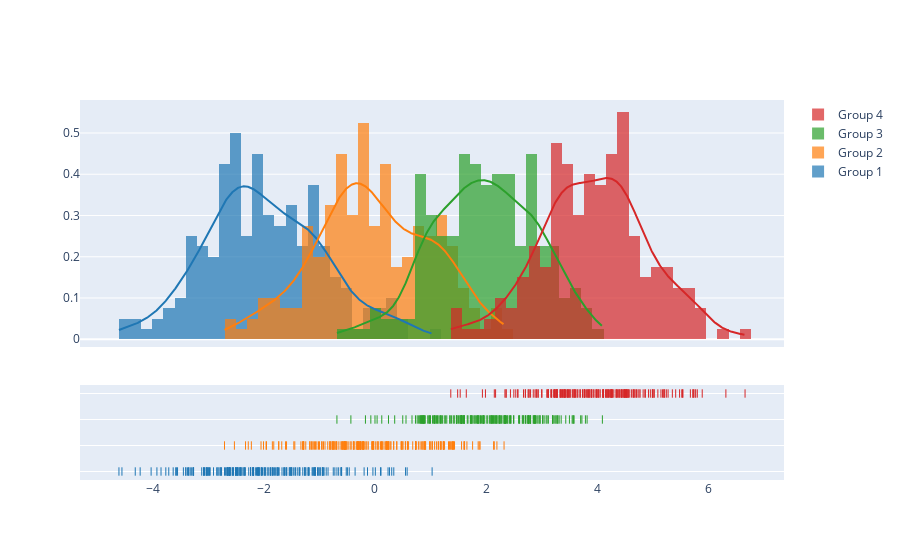

Notebook cell for this chart:
### Code cell
import plotly.figure_factory as ff

# Add histogram data
x1 = np.random.randn(200) - 2
x2 = np.random.randn(200)
x3 = np.random.randn(200) + 2
x4 = np.random.randn(200) + 4

# Group data together
hist_data = [x1, x2, x3, x4]

group_labels = ['Group 1', 'Group 2', 'Group 3', 'Group 4']

# Create distplot with custom bin_size
fig = ff.create_distplot(hist_data, group_labels, bin_size=.2)
fig.show()

### Figure 1 — Plotly figure (JSON) as saved in the notebook; plotly's stock layout.template omitted (floating-point values rounded to 4 significant figures; data arrays with more than 128 entries replaced by an {"elided": "..."} marker saying what was removed)
{"data": [{"autobinx": false, "histnorm": "probability density", "legendgroup": "Group 1", "marker": {"color": "rgb(31, 119, 180)"}, "name": "Group 1", "opacity": 0.7, "type": "histogram", "x": {"elided": "200 float values"}, "xaxis": "x", "xbins": {"end": 1.029, "size": 0.2, "start": -4.609}, "yaxis": "y"}, {"autobinx": false, "histnorm": "probability density", "legendgroup": "Group 2", "marker": {"color": "rgb(255, 127, 14)"}, "name": "Group 2", "opacity": 0.7, "type": "histogram", "x": {"elided": "200 float values"}, "xaxis": "x", "xbins": {"end": 2.324, "size": 0.2, "start": -2.708}, "yaxis": "y"}, {"autobinx": false, "histnorm": "probability density", "legendgroup": "Group 3", "marker": {"color": "rgb(44, 160, 44)"}, "name": "Group 3", "opacity": 0.7, "type": "histogram", "x": {"elided": "200 float values"}, "xaxis": "x", "xbins": {"end": 4.094, "size": 0.2, "start": -0.6847}, "yaxis": "y"}, {"autobinx": false, "histnorm": "probability density", "legendgroup": "Group 4", "marker": {"color": "rgb(214, 39, 40)"}, "name": "Group 4", "opacity": 0.7, "type": "histogram", "x": {"elided": "200 float values"}, "xaxis": "x", "xbins": {"end": 6.662, "size": 0.2, "start": 1.365}, "yaxis": "y"}, {"legendgroup": "Group 1", "marker": {"color": "rgb(31, 119, 180)"}, "mode": "lines", "name": "Group 1", "showlegend": false, "type": "scatter", "x": {"elided": "500 float values"}, "xaxis": "x", "y": {"elided": "500 float values"}, "yaxis": "y"}, {"legendgroup": "Group 2", "marker": {"color": "rgb(255, 127, 14)"}, "mode": "lines", "name": "Group 2", "showlegend": false, "type": "scatter", "x": {"elided": "500 float values"}, "xaxis": "x", "y": {"elided": "500 float values"}, "yaxis": "y"}, {"legendgroup": "Group 3", "marker": {"color": "rgb(44, 160, 44)"}, "mode": "lines", "name": "Group 3", "showlegend": false, "type": "scatter", "x": {"elided": "500 float values"}, "xaxis": "x", "y": {"elided": "500 float values"}, "yaxis": "y"}, {"legendgroup": "Group 4", "marker": {"color": "rgb(214, 39, 40)"}, "mode": "lines", "name": "Group 4", "showlegend": false, "type": "scatter", "x": {"elided": "500 float values"}, "xaxis": "x", "y": {"elided": "500 float values"}, "yaxis": "y"}, {"legendgroup": "Group 1", "marker": {"color": "rgb(31, 119, 180)", "symbol": "line-ns-open"}, "mode": "markers", "name": "Group 1", "showlegend": false, "type": "scatter", "x": {"elided": "200 float values"}, "xaxis": "x", "y": {"elided": "200 str values"}, "yaxis": "y2"}, {"legendgroup": "Group 2", "marker": {"color": "rgb(255, 127, 14)", "symbol": "line-ns-open"}, "mode": "markers", "name": "Group 2", "showlegend": false, "type": "scatter", "x": {"elided": "200 float values"}, "xaxis": "x", "y": {"elided": "200 str values"}, "yaxis": "y2"}, {"legendgroup": "Group 3", "marker": {"color": "rgb(44, 160, 44)", "symbol": "line-ns-open"}, "mode": "markers", "name": "Group 3", "showlegend": false, "type": "scatter", "x": {"elided": "200 float values"}, "xaxis": "x", "y": {"elided": "200 str values"}, "yaxis": "y2"}, {"legendgroup": "Group 4", "marker": {"color": "rgb(214, 39, 40)", "symbol": "line-ns-open"}, "mode": "markers", "name": "Group 4", "showlegend": false, "type": "scatter", "x": {"elided": "200 float values"}, "xaxis": "x", "y": {"elided": "200 str values"}, "yaxis": "y2"}], "layout": {"barmode": "overlay", "hovermode": "closest", "legend": {"traceorder": "reversed"}, "xaxis": {"anchor": "y2", "domain": [0.0, 1.0], "zeroline": false}, "yaxis": {"anchor": "free", "domain": [0.35, 1], "position": 0.0}, "yaxis2": {"anchor": "x", "domain": [0, 0.25], "dtick": 1, "showticklabels": false}}}
